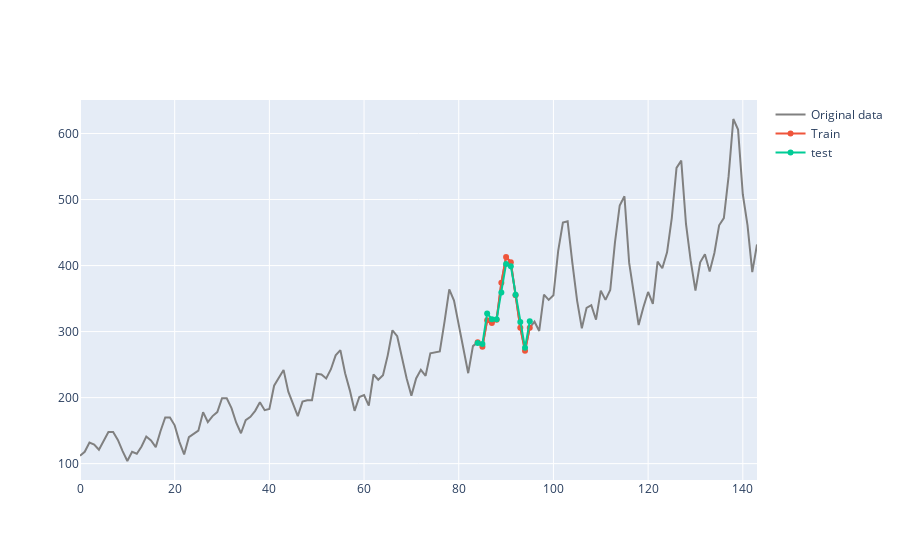
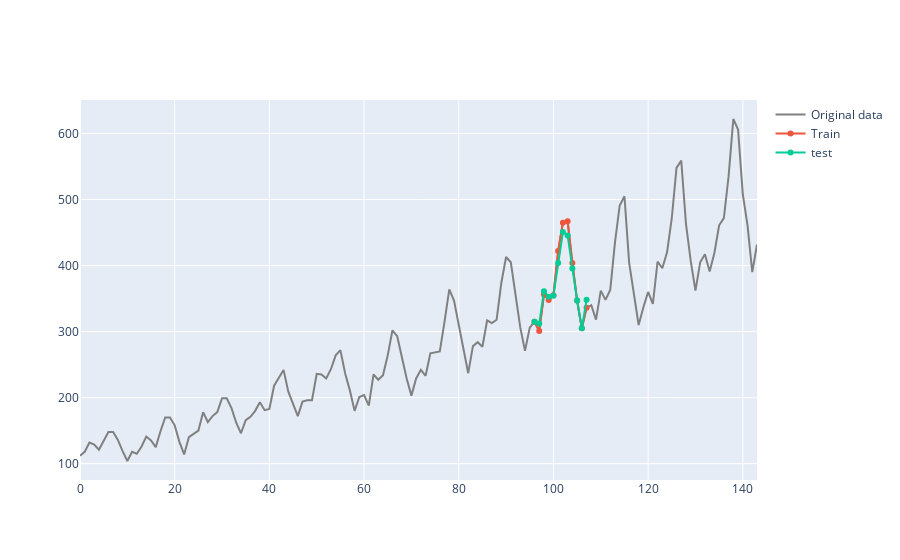

Notebook code cell kept with these figures, in order:
### Markdown cell above
Подивимось на значення метрик моделі Хольта Вінтерса з потрійним експоненціальним згладжуванням на кросс валідації

### Code cell
tscv = TimeSeriesSplit(test_size=12)
s = pd.Series(data = df['Passengers'].values)
r2_score_list = []

trace0 = Scatter(x = s.index,
                y = s.values,
                line = {'color': 'grey'},
                name = 'Original data')

for i, (train_index, test_index) in enumerate(tscv.split(s)):
    train = s[train_index]
    test = s[test_index]
    
    fitted_model = ExponentialSmoothing(train,trend="mul",seasonal="mul",seasonal_periods=12).fit()
    test_predictions = fitted_model.forecast(len(test))
    
    trace1 = Scatter(x = test.index,
                    y= test.values,
                    name = 'Train')
    trace2 = Scatter(x = test_predictions.index,
                    y= test_predictions.values,
                    name = 'test')
    
    print(f"Mean Absolute Error = {mean_absolute_error(test,test_predictions)}")
    print(f"Mean Squared Error = {mean_squared_error(test,test_predictions)}")
    print(f"R2 score = {r2_score(test,test_predictions)}")
    
    r2_score_list+={r2_score(test,test_predictions)}
    
    
    iplot(Figure(data = [trace0, trace1, trace2]))

### Figure 1 — Plotly figure (JSON) as saved in the notebook; plotly's stock layout.template omitted (floating-point values rounded to 4 significant figures; data arrays with more than 128 entries replaced by an {"elided": "..."} marker saying what was removed)
{"data": [{"line": {"color": "grey"}, "name": "Original data", "type": "scatter", "x": {"elided": "144 int values"}, "y": {"elided": "144 int values"}}, {"name": "Train", "type": "scatter", "x": [84, 85, 86, 87, 88, 89, 90, 91, 92, 93, 94, 95], "y": [284, 277, 317, 313, 318, 374, 413, 405, 355, 306, 271, 306]}, {"name": "test", "type": "scatter", "x": [84, 85, 86, 87, 88, 89, 90, 91, 92, 93, 94, 95], "y": [282.8, 281.3, 327.6, 318.8, 318.8, 359.0, 402.5, 399.1, 356.0, 314.5, 275.4, 315.7]}], "layout": {}}

### Figure 2 — Plotly figure (JSON) as saved in the notebook; plotly's stock layout.template omitted (floating-point values rounded to 4 significant figures; data arrays with more than 128 entries replaced by an {"elided": "..."} marker saying what was removed)
{"data": [{"line": {"color": "grey"}, "name": "Original data", "type": "scatter", "x": {"elided": "144 int values"}, "y": {"elided": "144 int values"}}, {"name": "Train", "type": "scatter", "x": [96, 97, 98, 99, 100, 101, 102, 103, 104, 105, 106, 107], "y": [315, 301, 356, 348, 355, 422, 465, 467, 404, 347, 305, 336]}, {"name": "test", "type": "scatter", "x": [96, 97, 98, 99, 100, 101, 102, 103, 104, 105, 106, 107], "y": [315.0, 311.7, 361.2, 352.9, 354.4, 403.9, 450.9, 445.6, 395.6, 347.2, 304.9, 348.2]}], "layout": {}}
